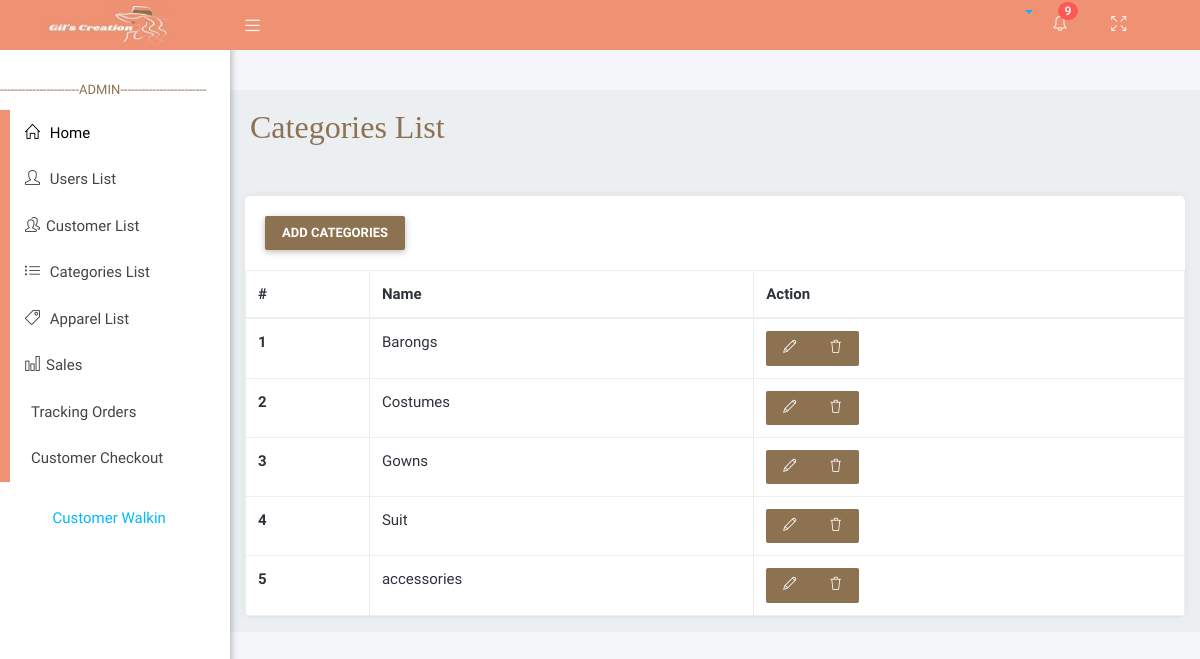
The app's page /adminViews/categorieslist.php, older data.
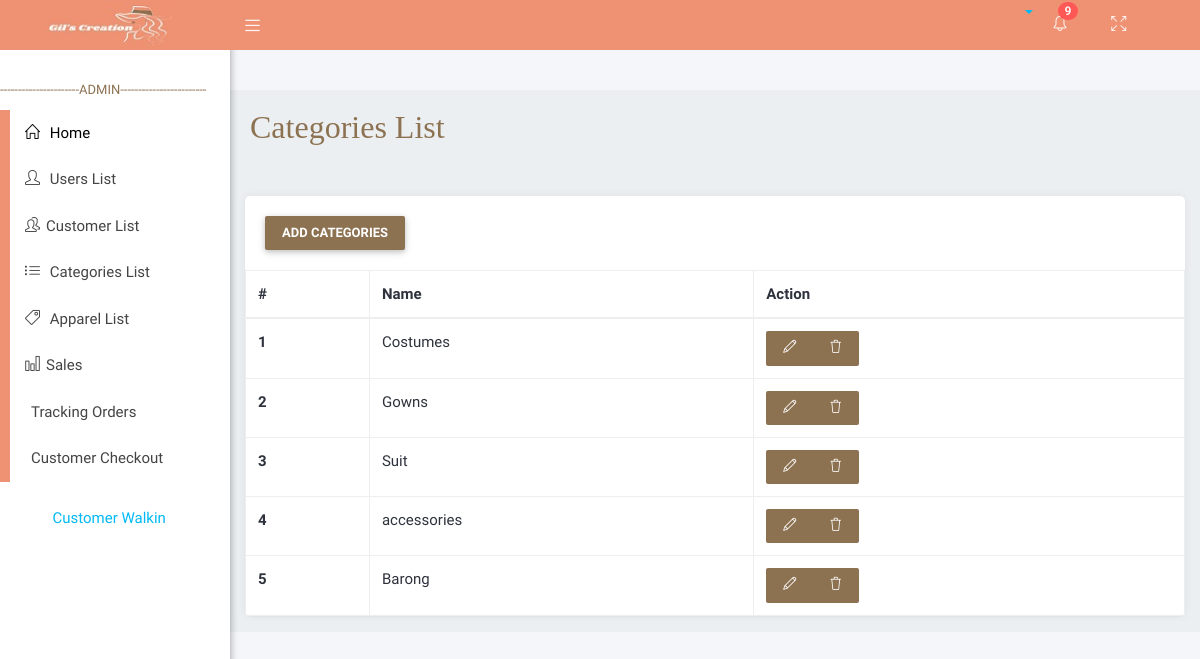
The same page, newer data.
### tables this page shows
CREATE TABLE `categories` (
  `category_id` int(11) NOT NULL,
  `cat_name` varchar(255) NOT NULL
);

### APIFUNCTION/DBCRUD.php (called while the page is built, shortened)
<?php
    class DBCRUD{
        private $servername='localhost';
        private $username='root';
        private $password='';
        private $dbname='brms';
        private $mysqli='';
        public function __construct(){
            $this->mysqli = new mysqli($this->servername,$this->username,$this->password,$this->dbname);
        }
        public function select($table,$rows="*",$where = null){
            if ($where != null) {
                $sql="SELECT $rows FROM $table WHERE $where";
            }else{
                $sql="SELECT $rows FROM $table";
            }
            $this->sql = $result = $this->mysqli->query($sql);
        }
    }
?>

### adminViews/categorieslist.php (the view, shortened to what this page needs)
<?php include('layouts/head.php'); ?>
   <div class="wrapper">
      <?php include('layouts/navbar.php'); ?>
      <?php include('layouts/sidebar.php'); ?>
      <div class="content-wrapper">
         <div class="container-fluid">
            <div class="row">
               <div class="main-header">
               <h2 style=" font-family:poppins; color:#8d7252;">Categories List</h2><br>
               </div>
            </div>
            <div class="card">
        <div class="card-header">
            <button type="button" class="btn btn"  style="background-color:#8d7252; color:white;" data-toggle="modal" data-target="#categoriesModal">
            Add Categories
            </button>
        </div>
        <div class="card-body">
        <table class="table  table-bordered">
                <thead class="thead-light">
                    <tr>
                    <th scope="col">#</th>
                    <th scope="col">Name</th>
                    <th scope="col">Action</th>
                    </tr>
                </thead>
                <tbody>
                <?php
                    include('../APIFUNCTION/DBCRUD.php');
                    $newDBCRUD = new DBCRUD();
                    $newDBCRUD->select("categories","*");
                    $categoriesLists = $newDBCRUD->sql;
                    $index = 1;
                    while ($data = mysqli_fetch_assoc($categoriesLists)){
                ?>
                    <tr>
                    <th scope="row"><?php echo $index; ?></th>
                    <td><?php echo $data["cat_name"]; ?></td>
                    <td>
                        <div class="btn-group" role="group" aria-label="Basic example">
                            <button type="button" class="btn btn" style="background-color:#8d7252; color:white;"onclick="showform(<?php echo $data['category_id']; ?>);"><i class = "icon-pencil"></i></i></button>
                            <button type="button" class="btn btn"style="background-color:#8d7252; color:white;" onclick="showformdelete(<?php echo $data['category_id']; ?>);"><i class = "icon-trash"></i></button>
                        </div>
                    </td>
                    </tr>
                    <?php $index++; }?>
                </tbody>
            </table>
        </div>
         </div>
      </div>
   </div>
<?php include('layouts/footer.php'); ?>

Row changes from the older to the newer data that the page shows:
removed categories: cat_name "Barongs"
added categories: cat_name "Barong"
